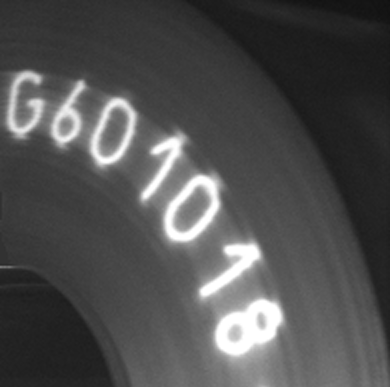
#> input picture graduacao/embarcados/digital-image-processing/first_list_review/images/image.png, 390 x 387 px
$ jupyter execute --allow-errors q2.ipynb
#> lines starting #> are read from the running program, lines starting #| are printed output that depends on the picture
**Processamento Digital de Imagens - 2022/01**<br/>
**Engenharia da Computação**<br/>
**Aluno:** Gabriel Soares Baptista, 2018102117<br/>

### Questão 2

[cell 1]
import numpy as np
import matplotlib.pyplot as plt
from PIL import Image
from typing import Tuple

### Funções auxiliares

[cell 2]
def image_plot(image: np.array, size: Tuple[int, int], scaled: bool = False) -> None:
    """ Plota a imagem com as informações passadas """
    plt.figure(figsize=size)
    if not scaled:
        plt.imshow(image, cmap='gray')
    else:
        plt.imshow(image, cmap='gray', vmin=0, vmax=255)
    plt.show()


def image_normalize(image: np.array) -> np.array:
    """ Normaliza os valores da imagens para o intervalo [0, 255] """
    v_min = float(image.min())
    v_max = float(image.max())
    normalized_image = np.round((image - v_min)/(v_max - v_min) * 255)
    return np.array(normalized_image, dtype=np.uint8)


def get_histogram(image: np.array) -> np.array:
    """
    Retorna um vetor do numpy contando tamanho 256, onde cada
    valor corresponde a quantidade de pixels com a intensidade
    da posição.
    """
    histogram = np.zeros(shape=256, dtype=np.uint32)

    # fill vector
    for row in image:
        for pixel in row:
            histogram[int(pixel)] += 1

    return histogram

### Resolução

[cell 3]
# convert to gray scale
image = Image.open('../images/image.png').convert('L')
# read image as double
image = np.array(image, dtype=np.double)
#> image: shape (387, 390) float64
image_plot(image, (5, 6))

Uma solução para esse problema utiliza-se do modelo multiplicativo entre refletância e iluminância, para isso, considera-se que a imagem definida pela função $f(x,y)$ pode ser caracterizada por dois componentes, a iluminação da fonte que incide na cena e a quantidade de iluminação refletida pelos objetos na cena.

Portanto, podemos definir a função da imagem na forma:
$$
f(x, y) = i(x,y)r(x,y) \\
$$

onde

$$
0 \lt i(x,y) \lt \infty \\
\text{e} \\
0 \lt r(x,y) \lt 1
$$

Podemos utilizar o modelo iluminação-refletância definido para desenvolver um procedimento no domínio da frequência que melhor a aparência da imagem através da compressão da faixa de intensidade e o realce do contraste. Entretanto, o modelo não pode ser utilizado diretamente sobre os componentes de frequência, uma vez que a transformada de Fourier de um produto não é o produto das transformadas. Portanto, a operação é aplicada sobre o logarítmo da imagem.

$$
z(x, y) = ln f(x, y) \\
\qquad\qquad\qquad\qquad = \text{ln } i(x, y) + \text{ln } r(x, y)
$$

Portanto, podemos filtrar $Z(x, y)$ utilizando um filtro $H(u,v)$ de forma que $S(u,v) = H(u,v)Z(u,v) = H(u,v)F_i(u,v) + H(u,v)F_r(u,v)$.

[cell 4]
# get Fourier transform
image_log = np.log(image + 0.01)
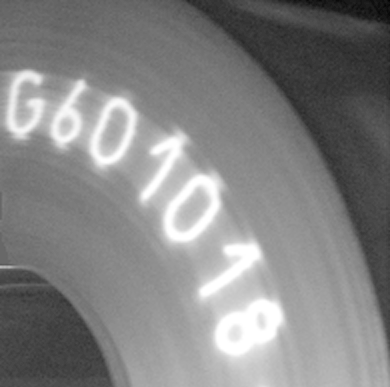
#> image_log: shape (387, 390) float64; min 2.77, max 5.54, mean 4.21; drawn with min black and max white
image_fill = np.zeros((2*image.shape[0], 2*image.shape[1]))
image_fill[0:image.shape[0],0:image.shape[1]] = image_log
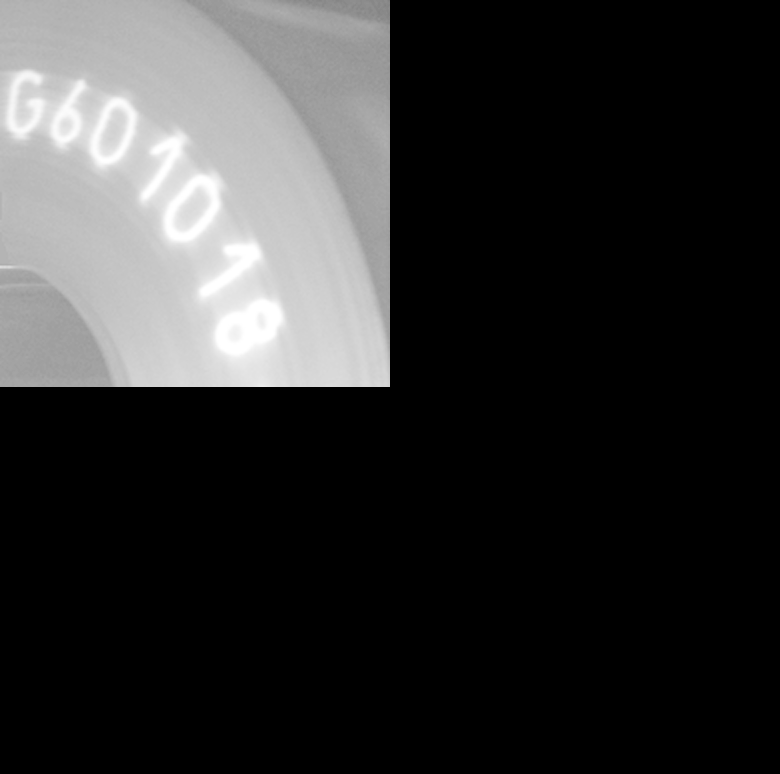
#> image_fill: shape (774, 780) float64; min 0, max 5.54, mean 1.05; drawn with min black and max white
F_shift = np.fft.fftshift(np.fft.fft2(image_fill))

# get D variable
y = np.arange(-image.shape[0], image.shape[0], 1)
#> y = 774 values from -387 to 386
x = np.arange(-image.shape[1], image.shape[1], 1)
#> x = 780 values from -390 to 389
u, v = np.meshgrid(x, y)
D = np.sqrt(u**2 + v**2)

# get homomorphic filter
c = 1
d0 = 700
yh = 0.6
yl = 0.2
H = (yh - yl)*(1 - np.exp(-c*((D**2)/(d0**2)))) + yl

# apply filter
G_homomorphic = F_shift*H
homomorphic_image_fill = np.abs(np.fft.ifft2(np.fft.fftshift(G_homomorphic)))
homomorphic_image = homomorphic_image_fill[0:image.shape[0],0:image.shape[1]]
homomorphic_image = np.exp(homomorphic_image)
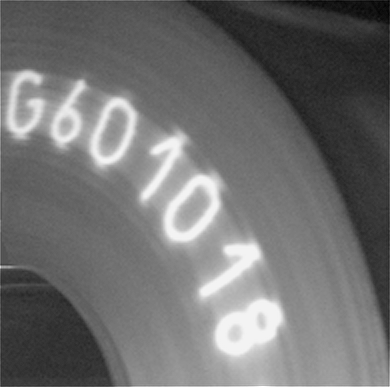
#> homomorphic_image: shape (387, 390) float64; min 1.74, max 3.09, mean 2.34; drawn with min black and max white

Essa metodologia é denominada de `sistemas homomórficos`, onde separa-se as componentes de iluminação e refletância, nos permitindo atuar separadamente sobre elas.

Logo, queremos um filtro $H(u,v)$ que afete os componentes de alta e baixx frequência da transformada de Fourier de formas diferentes e controláveis. Considerando ums parâmetros $\gamma_l$ e $\gamma_h$ de forma que $\gamma_l \lt 1$ e $\gamma_h \gt 1$, a funçao tende a ateunar a contribuição das baixas frequências, nesse contexto a iluminação e ampliar a contribuição das altas frequências, refletância.

Nesse caso, temos que aplicar o logarítimo na imagem, obter a transformada de Fourier, aplicar o filtro homomórfico, obter a inversa e aplicar uma transformação exponencial.

[cell 5]
# plot filtered image
fig, axs = plt.subplots(nrows=1, ncols=2, figsize=(10, 10))
axs[0].imshow(image,cmap='gray')
axs[1].imshow(homomorphic_image,cmap='gray')
axs[0].set_title('Original')
axs[1].set_title('Filtro Homomórfico')
plt.show()
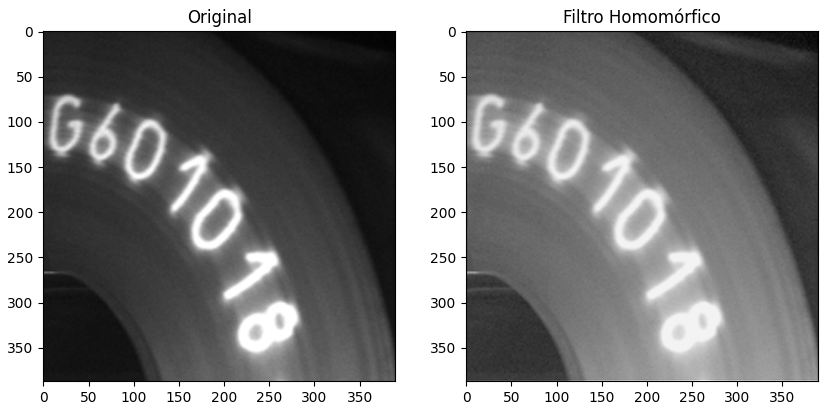
#> figure drawn by matplotlib, 2 panels

Podemos observar o histograma da imagem para analisar a diferença das distribuições de intensidade e chegar se a melhora não foi apenas visual.

[cell 6]
image_histogram = get_histogram(image)
#> after the loop in get_histogram, `for row in image:`: histogram = 256 values, max 4424 at index 34, min 0 at index 0, mean 589.6
#> image_histogram has the same summary as histogram in get_histogram
homomorphic_image_histogram = get_histogram(image_normalize(homomorphic_image))
#> in image_normalize, `v_min = float(image.min())`: v_min = 1.74
#> in image_normalize, `v_max = float(image.max())`: v_max = 3.09
#> homomorphic_image_histogram = 256 values, max 3553 at index 53, min 0 at index 1, mean 589.6

fig, axs = plt.subplots(nrows=1, ncols=2, figsize=(20, 5))
axs[0].bar(list(range(image_histogram.shape[0])), image_histogram, color ='blue', width=1)
axs[1].bar(list(range(image_histogram.shape[0])), homomorphic_image_histogram, color ='blue', width=1)
axs[0].set_title('Original')
axs[1].set_title('Filtragem Homomórfica')
plt.show()
#> figure, not shown here; panel 1: tallest bar 4424 high, from x = 33.5 to 34.5; panel 2: tallest bar 3553 high, from x = 52.5 to 53.5

Observa-se pelos histogramas acima que a filtragem homomórfica obteve uma melhora considerável. A esquerda temos uma distribuição que se assemelha muito a uma cauda longa, enquanto que na direita obtemos algo muito mais próximo de uma distribuição normal, ainda que exista uma quantidade significativa de valores nas extremidades.

### Imagem 2

Nessa etapa repete-se o procedimento para segunda imagem, onde podemos observar uma melhora muito parecido com o que ocorreu para a anterior.

[cell 7]
# convert to gray scale
image2 = Image.open('../images/mar-il.gif').convert('L')
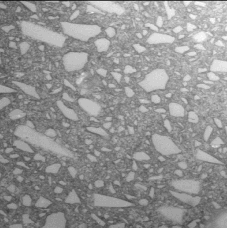
#> input picture graduacao/embarcados/digital-image-processing/first_list_review/images/mar-il.gif, 227 x 228 px
#> image2 is the input picture: PIL image 227x228 L; min 26, max 251, mean 146.1

# read image as double
image2 = np.array(image2, dtype=np.double)
#> image2: shape (228, 227) float64
image_plot(image2, (5, 6))

[cell 8]
# get Fourier transform
image2_log = np.log(image2 + 0.01)
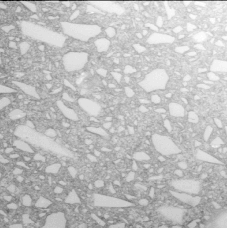
#> image2_log: shape (228, 227) float64; min 3.26, max 5.53, mean 4.96; drawn with min black and max white
image2_fill = np.zeros((2*image2.shape[0], 2*image2.shape[1]))
image2_fill[0:image2.shape[0],0:image2.shape[1]] = image2_log
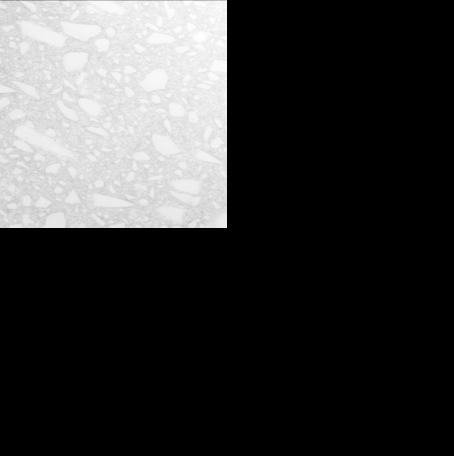
#> image2_fill: shape (456, 454) float64; min 0, max 5.53, mean 1.24; drawn with min black and max white
F_shift2 = np.fft.fftshift(np.fft.fft2(image2_fill))

# get D variable
y = np.arange(-image2.shape[0], image2.shape[0], 1)
#> y = 456 values from -228 to 227
x = np.arange(-image2.shape[1], image2.shape[1], 1)
#> x = 454 values from -227 to 226
u, v = np.meshgrid(x, y)
D2 = np.sqrt(u**2 + v**2)

# get homomorphic filter
c = 1
d0 = 275
yh = 0.6
yl = 0.4
H2 = (yh - yl)*(1 - np.exp(-c*((D2**2)/(d0**2)))) + yl

# apply filter
G_homomorphic2 = F_shift2*H2
homomorphic_image2_fill = np.abs(np.fft.ifft2(np.fft.fftshift(G_homomorphic2)))
homomorphic_image2 = homomorphic_image2_fill[0:image2.shape[0],0:image2.shape[1]]
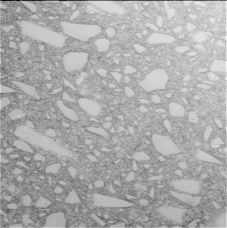
#> homomorphic_image2: shape (228, 227) float64; min 1.34, max 2.3, mean 1.98; drawn with min black and max white
homomorphic_image2 = np.exp(homomorphic_image2)
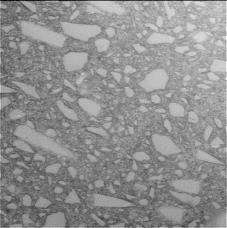
#> homomorphic_image2: shape (228, 227) float64; min 3.81, max 9.98, mean 7.31; drawn with min black and max white

[cell 9]
# plot filtered image
fig, axs = plt.subplots(nrows=1, ncols=2, figsize=(10, 10))
axs[0].imshow(image2,cmap='gray')
axs[1].imshow(homomorphic_image2,cmap='gray')
axs[0].set_title('Original')
axs[1].set_title('Filtro Homomórfico')
plt.show()

[cell 10]
image2_histogram = get_histogram(image2)
#> image2_histogram = 256 values, max 4990 at index 128, min 0 at index 0, mean 202.2
homomorphic_image2_histogram = get_histogram(image_normalize(homomorphic_image2))
#> homomorphic_image2_histogram = 256 values, max 1707 at index 130, min 0 at index 2, mean 202.2

fig, axs = plt.subplots(nrows=1, ncols=2, figsize=(20, 5))
axs[0].bar(list(range(image_histogram.shape[0])), image2_histogram, color ='blue', width=1)
axs[1].bar(list(range(image_histogram.shape[0])), homomorphic_image2_histogram, color ='blue', width=1)
axs[0].set_title('Original')
axs[1].set_title('Filtragem Homomórfica')
plt.show()
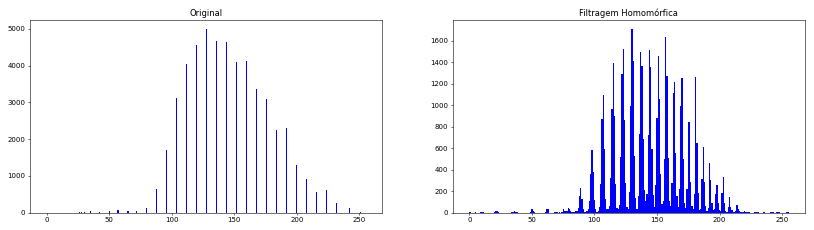
#> figure drawn by matplotlib, 2 panels; panel 1: tallest bar 4990 high, from x = 127.5 to 128.5; panel 2: tallest bar 1707 high, from x = 129.5 to 130.5
#> the sliders are set to gamma_h = 1.0, gamma_l = 1.0, c = 50.0, D0 = 500.0

Observa-se que, assim como para imagem anterior, o histograma teve uma melhora considerável embora visualmente o resultado não tenha uma melhora tão grande, o histograma melhora consideravalmente, nos permitindo utilizar uma série de outras técnicas de forma mais eficiente. Entretanto, é importante destacar que os resultas obtidos poderiam ser melhores com um ajuste mais fino dos parâmetros do filtro.

### Apêndice

Código utilizado para testar os valores, necessário ipywidgets, rode todas células anteriores para rodar as duas abaixo.

[cell 11]
from ipywidgets import interactive, HBox,VBox

def f(gamma_h, gamma_l, c, D0):
#> called with gamma_h = 1, gamma_l = 1, c = 50, D0 = 500
    fig, axs = plt.subplots(nrows=1, ncols=1, figsize=(5, 5))
    axs.imshow(image,cmap='gray')

    # get homomorphic filter
    C = c
    d0 = D0
    yh = gamma_h
    yl = gamma_l
    H = (yh - yl)*(1 - np.exp(-C*((D**2)/(d0**2)))) + yl

    # apply filter
    G_homomorphic = F_shift*H
    homomorphic_image_fill = np.abs(np.fft.ifft2(np.fft.fftshift(G_homomorphic)))
    homomorphic_image = homomorphic_image_fill[0:image.shape[0],0:image.shape[1]]
    homomorphic_image = np.exp(homomorphic_image)
    axs.imshow(homomorphic_image,cmap='gray')
    axs.set_title('Filtro Homomórfico')
    plt.show()
#> the sliders are set to gamma_h = 1.0, gamma_l = 1.0, c = 50.0, D0 = 500.0

widget = interactive(f, gamma_h=(0, 2.0, 0.1), gamma_l=(0, 2, 0.1), c=(0, 100, 1.0), D0=(0, 1000, 5.0))
#> (the rest of this cell did not finish here and is left out)

[cell 12]
from ipywidgets import interactive, HBox,VBox

def f(gamma_h, gamma_l, c, D0):
#> called with gamma_h = 1, gamma_l = 1, c = 50, D0 = 500
    fig, axs = plt.subplots(nrows=1, ncols=1, figsize=(5, 5))
    axs.imshow(image,cmap='gray')

    # get homomorphic filter
    C = c
    d0 = D0
    yh = gamma_h
    yl = gamma_l
    H2 = (yh - yl)*(1 - np.exp(-C*((D2**2)/(d0**2)))) + yl

    # apply filter
    G_homomorphic2 = F_shift2*H2
    homomorphic_image2_fill = np.abs(np.fft.ifft2(np.fft.fftshift(G_homomorphic2)))
    homomorphic_image2 = homomorphic_image2_fill[0:image2.shape[0],0:image2.shape[1]]
    homomorphic_image2 = np.exp(homomorphic_image2)
    axs.imshow(homomorphic_image2,cmap='gray')
    axs.set_title('Filtro Homomórfico')
    plt.show()

widget = interactive(f, gamma_h=(0, 2.0, 0.1), gamma_l=(0, 2, 0.1), c=(0, 100, 1.0), D0=(0, 1000, 5.0))
#> (the rest of this cell did not finish here and is left out)
